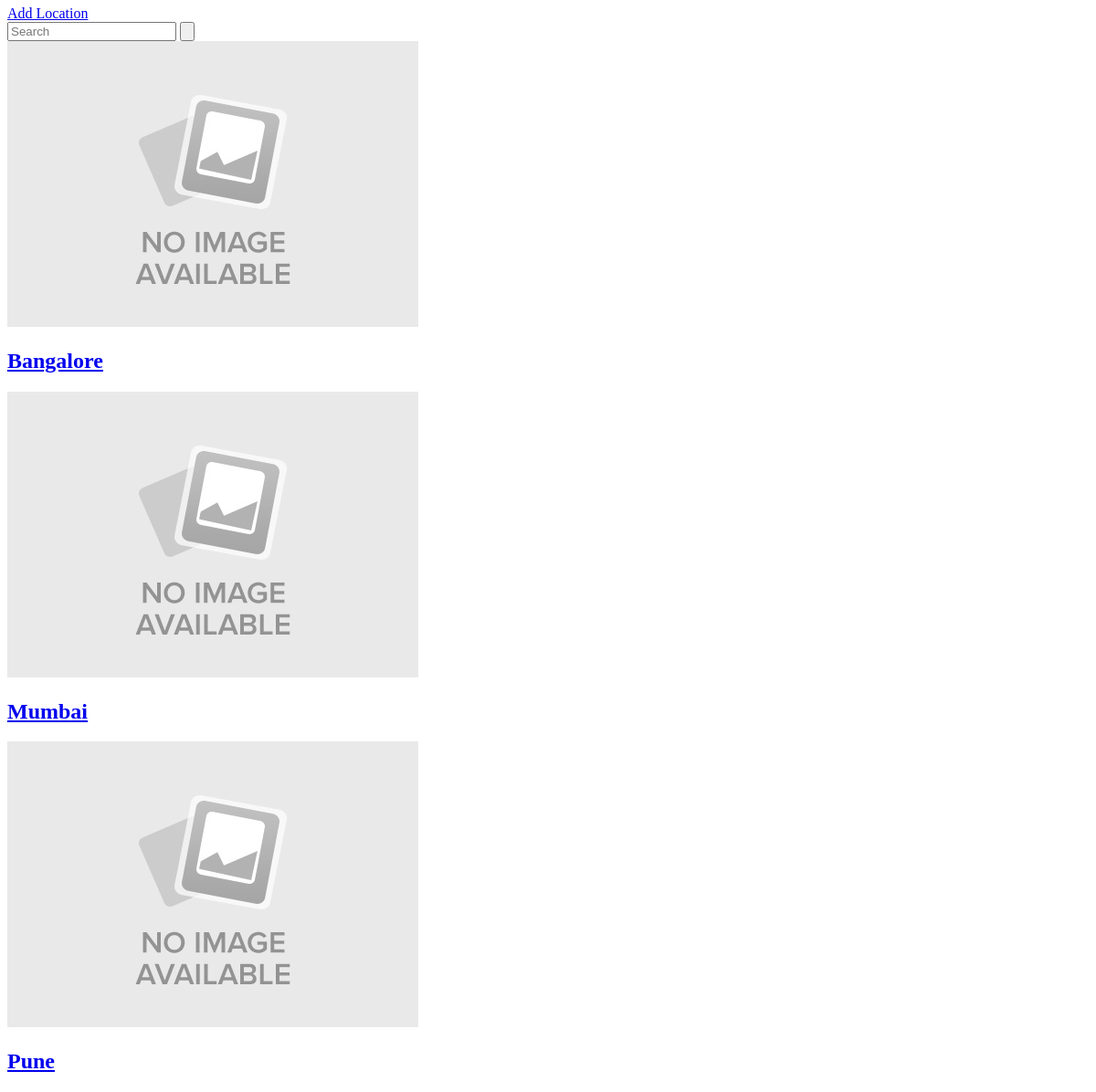
The page /locations (lower part) on the database as committed earlier.
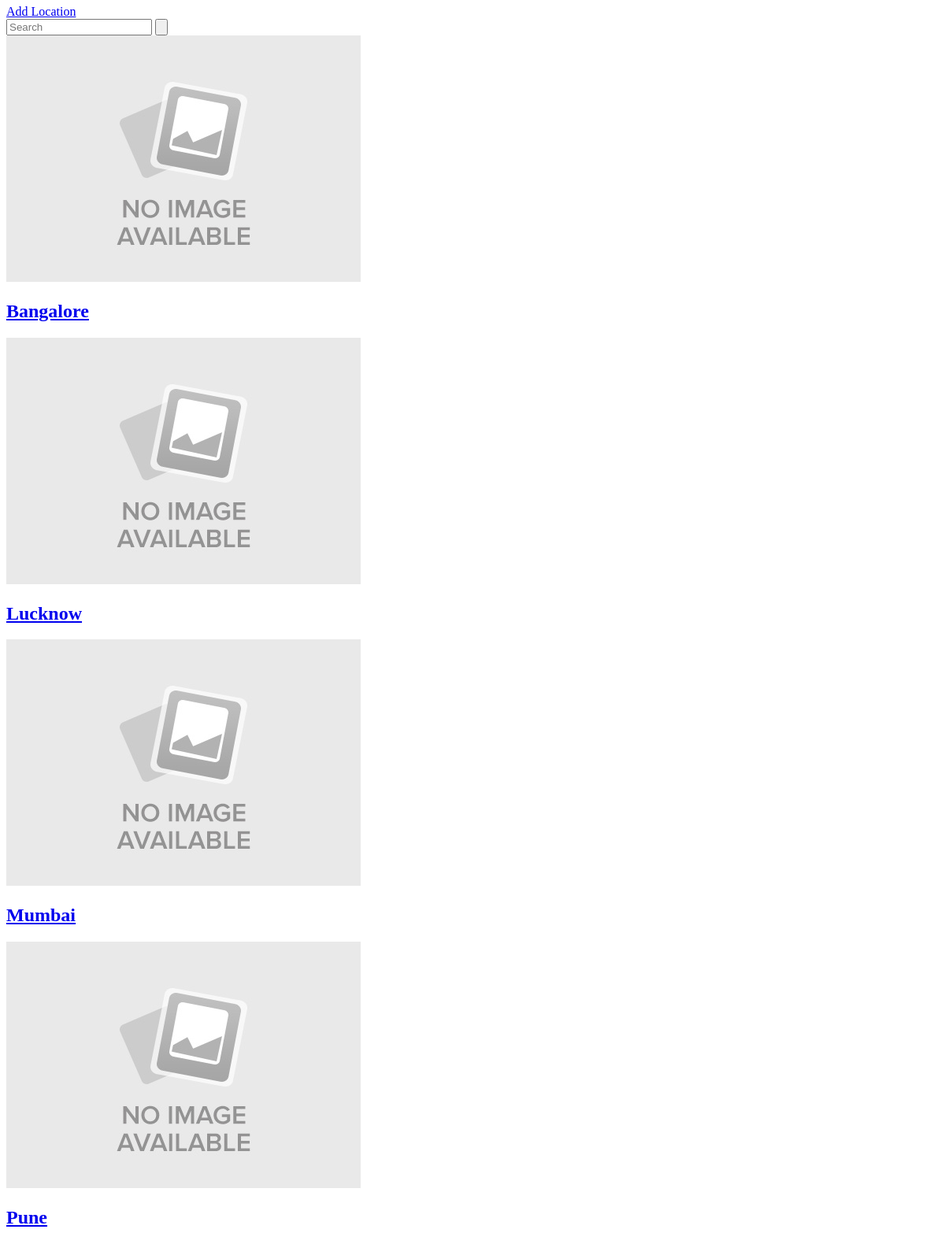
The same page on the database as committed later.
### inventory/models.py (models this page shows, shortened)
class Location(db.Model):
    location_id = db.Column(db.Integer, primary_key=True)
    location_name = db.Column(db.String(20), unique=True, nullable=False)
    location_description = db.Column(db.String(200), nullable=False, default='This is a default description for location, please update the location with a brief description')
    location_image_file = db.Column(db.String(20), nullable=False, default='thumbnail-default.jpg')

### inventory/locations/routes.py (the view)
@locations_bp.route('/locations', methods=['GET'])
def locations():
    locations = Location.query.order_by(Location.location_name).all()
    return render_template('locations.html', locations=locations, title='Location')

### inventory/templates/locations.html
{% extends "layout.html" %}
{% block content %}
    <section class="text-gray-700 body-font">
        <div class="container px-6 py-4 mx-auto flex flex-wrap -m-4">
            {% if not locations%}
                <div class="p-3 px-6 sm:px-2 w-full">
                    <h2>No items found!! Please add location by clicking on Add Product button.</h2>
                </div>
            {% else %}
                {% for location in locations %}
                    <div class="lg:w-1/4 md:w-1/2 p-4 w-full">
                        <a href="{{ url_for('locations_bp.location', location_id=location.location_id) }}">
                            <div class="block relative h-48 rounded overflow-hidden">
                                <img alt="ecommerce" class="object-cover object-center w-full h-full block" src="{{ url_for('static', filename='img/' + location.location_image_file) }}">
                            </div>
                            <div class="mt-4">
                                <h2 class="text-gray-900 title-font text-lg font-medium">{{ location.location_name }}</h2>
                            </div>
                        </a>
                    </div>
                {% endfor %}
            {% endif %}
        </div>
    </section>
{% endblock content %}

Rows that differ between the two databases and show on the page:
added Location: location_image_file (placeholder picture), location_name "Lucknow"
